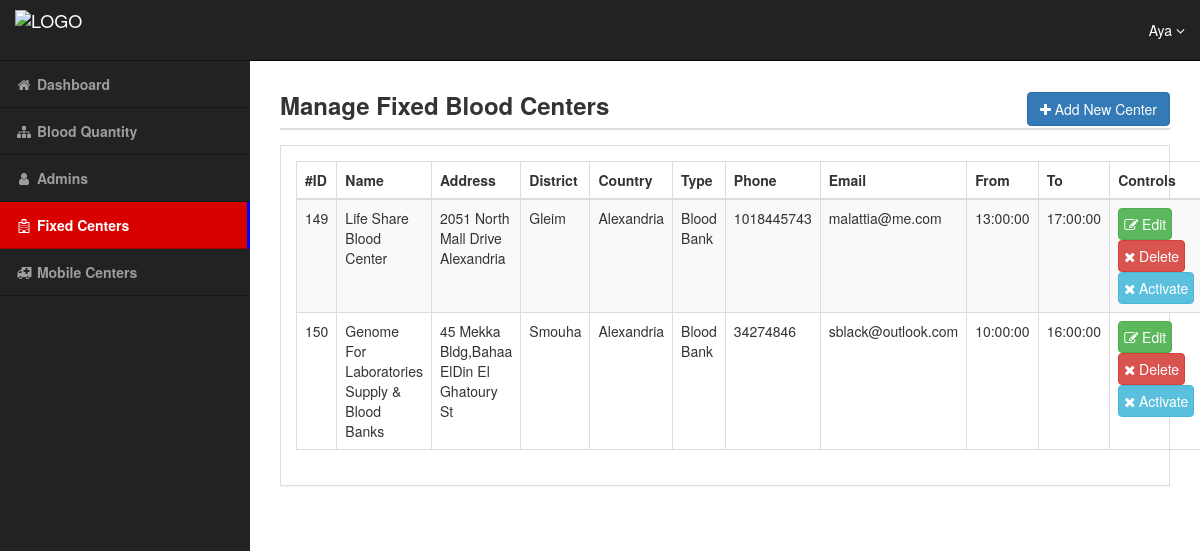
The page /manager/fixedcenters.php?do=Manage&page=Pending (signed in) on the database as committed earlier.
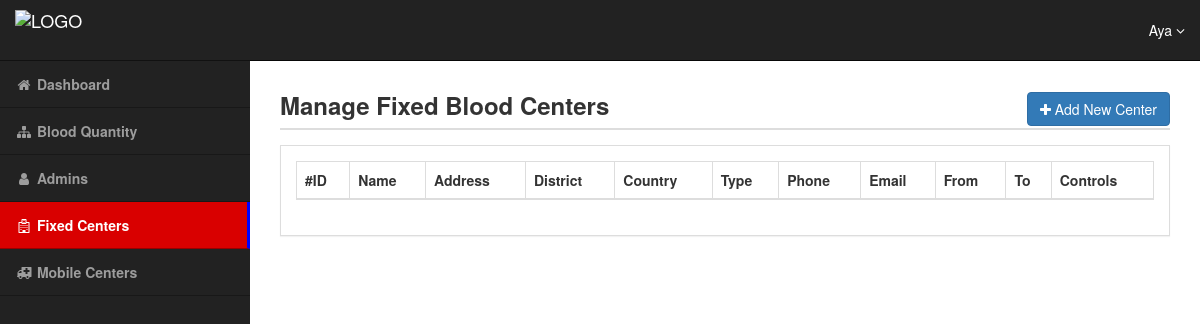
The same page on the database as committed later.
### tables this page shows
CREATE TABLE `BloodCenter` (
  `id` int(11) NOT NULL,
  `name` varchar(255) NOT NULL,
  `address` text NOT NULL,
  `fromTime` time NOT NULL,
  `toTime` time NOT NULL,
  `countryid` int(11) DEFAULT NULL,
  `bloodCenterTypeid` int(11) DEFAULT NULL,
  `districtid` int(11) DEFAULT NULL,
  `registrationApproved` tinyint(4) NOT NULL DEFAULT '0'
);

CREATE TABLE `Distirct` (
  `id` int(11) NOT NULL,
  `name` varchar(30) NOT NULL
);

CREATE TABLE `Country` (
  `id` int(11) NOT NULL,
  `name` varchar(30) NOT NULL
);

CREATE TABLE `CenterType` (
  `id` int(11) NOT NULL,
  `name` varchar(30) NOT NULL
);

CREATE TABLE `Center` (
  `phone` int(11) DEFAULT NULL,
  `email` text,
  `bloodCenterid` int(11) DEFAULT NULL,
  `centerTypeid` int(11) DEFAULT NULL
);

### manager/fixedcenters.php (the view, shortened to what the changed rows need)
<?php
    if(isset($_SESSION['Username']) && $_SESSION['AdminLevel'] == 0){
        include 'init.php';
        $do = isset($_GET['do']) ? $_GET['do'] : 'Manage';
        if ($do == 'Manage') {
            $query = '';
            if (isset($_GET['page']) && $_GET['page'] == 'Pending') {
                $query = 'AND BloodCenter.registrationApproved = 0';
            }
            $stmt = $con->prepare(" SELECT  BloodCenter.id, BloodCenter.name, BloodCenter.address,
                                            BloodCenter.fromTime, BloodCenter.toTime, BloodCenter.registrationApproved, Country.name AS country,
                                            Distirct.name AS district, Center.phone , Center.email , CenterType.name AS centerType
                                    FROM    BloodCenter, Country, Distirct, Center, CenterType
                                    WHERE   BloodCenter.bloodCenterTypeid = 1 &&
                                            BloodCenter.countryid = Country.id &&
                                            BloodCenter.districtid = Distirct.id &&
                                            Center.bloodCenterid = BloodCenter.id &&
                                            Center.centerTypeid = CenterType.id $query
                                 ");
            $stmt->execute();
            $rows = $stmt->fetchAll();
            ?>
    <div id="wrapper">
        <div id="page-wrapper">
            <div class="container-fluid">
                <div class="row" id="main">
                    <div class="panel panel-default">
                        <div class="panel-body">
                            <table class="table table-striped table-bordered dt-responsive nowrap" cellspacing="0" id="example" width="100%">
                                <thead>
                                    <tr>
                                        <th>#ID</th>
                                        <th>Name</th>
                                        <th>Address</th>
                                        <th>District</th>
                                        <th>Country</th>
                                        <th>Type</th>
                                        <th>Phone</th>
                                        <th>Email</th>
                                        <th>From</th>
                                        <th>To</th>
                                        <th>Controls</th>
                                    </tr>
                                </thead>
                                <tbody>
                                <?php
                                    foreach($rows as $row) {
                                        echo '<tr>';
                                            echo '<td>' . $row['id'] . '</td>';
                                            echo '<td>' . $row['name'] . '</td>';
                                            echo '<td>' . $row['address'] . '</td>';
                                            echo '<td>' . $row['district'] . '</td>';
                                            echo '<td>' . $row['country']. '</td>';
                                            echo '<td>' . $row['centerType']. '</td>';
                                            echo '<td>' . $row['phone']. '</td>';
                                            echo '<td>' . $row['email']. '</td>';
                                            echo '<td>' . $row['fromTime']. '</td>';
                                            echo '<td>' . $row['toTime']. '</td>';
                                            echo '<td>
                                                <a href="fixedcenters.php?do=Edit&centerid='. $row['id'] .'" style="padding:5px" class="btn btn-success"><i class="fa fa-edit"></i> Edit</a>
                                                <a href="fixedcenters.php?do=Delete&centerid='. $row['id'] .'" style="padding:5px" class="btn btn-danger confirm"><i class="fa fa-close"></i> Delete</a> ';
                                                if($row['registrationApproved'] == 0) {
                                                    echo '<a href="fixedcenters.php?do=Activate&centerid='. $row['id'] .'" style="padding:5px" class="btn btn-info"><i class="fa fa-close"></i> Activate</a>';
                                                }
                                            echo '</td>';
                                        echo '</tr>';
                                    }
                        ?>
                                </tbody>
                            </table>
                        </div>
                    </div>
                </div>
            </div>
        </div>
    </div>
<?php
        }
        include $tpl . 'footer.php';
    } else {
        header('Location: ../Home.php');
        exit();
    }
?>

Rows that differ between the two databases and show on the page:
no longer on this page (row edited): bloodcenter: id "149", name "Life Share Blood Center", address "2051 North Mall Drive Alexandria", districtid.name "Gleim", countryid.name "Alexandria", centertype.name "Blood Bank", center.phone "1018445743", center.email "malattia@me.com", fromTime "13:00:00", toTime "17:00:00"
no longer on this page (row edited): bloodcenter: id "150", name "Genome For Laboratories Supply & Blood Banks", address "45 Mekka Bldg,Bahaa ElDin El Ghatoury St", districtid.name "Smouha", countryid.name "Alexandria", centertype.name "Blood Bank", center.phone "34274846", center.email "sblack@outlook.com", fromTime "10:00:00", toTime "16:00:00"
